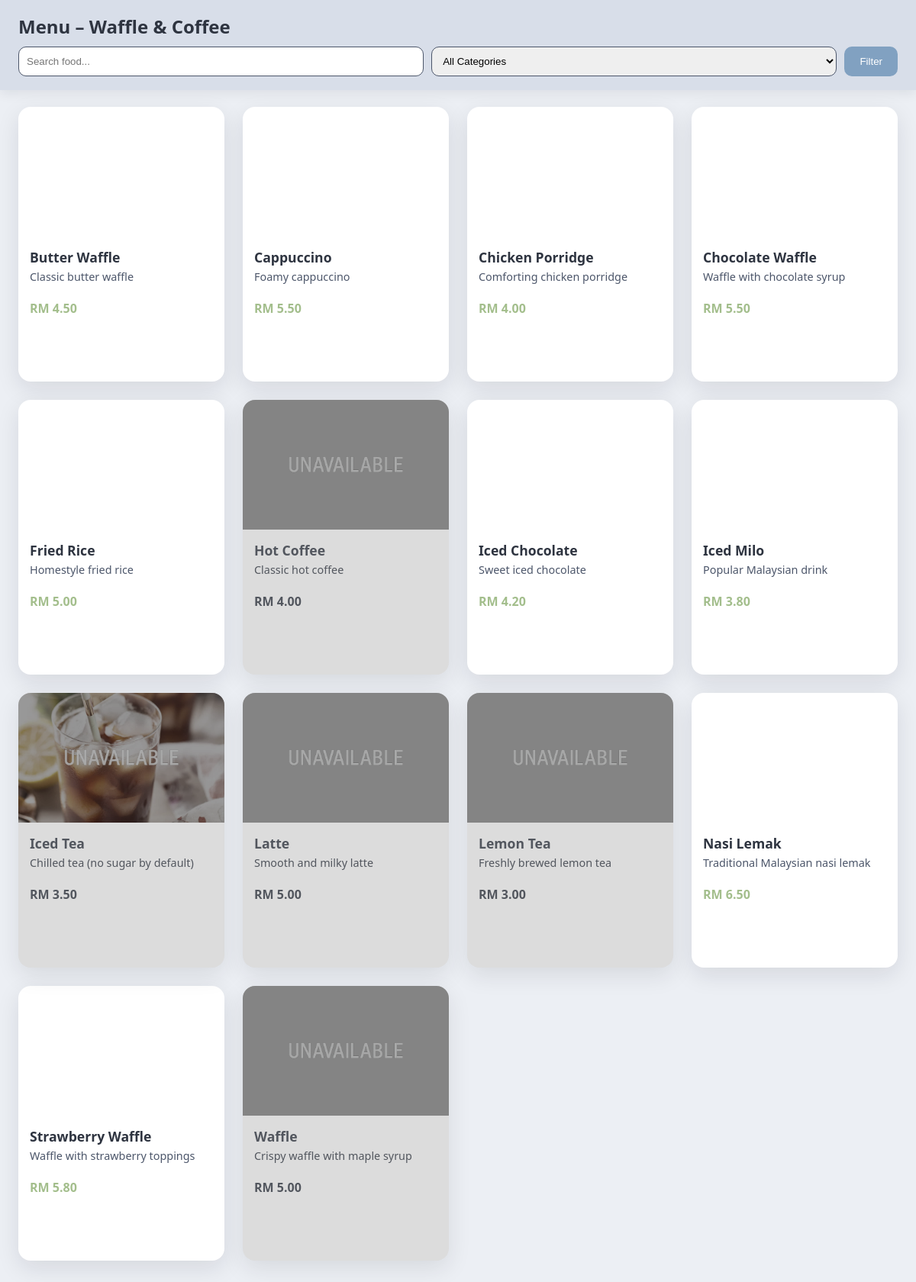
Screenshot of /pages/menu.php?stallid=2 with the database file from the repository.
### tables this page shows
CREATE TABLE `stalls` (
  `StallId` int(11) NOT NULL,
  `StaffId` int(11) NOT NULL,
  `StallName` varchar(100) NOT NULL,
  `Description` text DEFAULT NULL,
  `IsAvailable` tinyint(1) NOT NULL DEFAULT 1,
  `CreatedAt` datetime NOT NULL DEFAULT current_timestamp(),
  `LogoUrl` varchar(255) DEFAULT NULL
);

CREATE TABLE `products` (
  `ProductId` int(11) NOT NULL,
  `StallId` int(11) NOT NULL,
  `CategoryId` int(11) DEFAULT NULL,
  `ProductName` varchar(150) NOT NULL,
  `Description` text DEFAULT NULL,
  `UnitPrice` decimal(10,2) NOT NULL,
  `IsAvailable` tinyint(1) NOT NULL DEFAULT 1,
  `IsUnlimitedStock` tinyint(1) NOT NULL DEFAULT 0,
  `Stock` int(11) NOT NULL DEFAULT 0
);

### pages/menu.php (the view, shortened to what this page needs)
<?php
include '../configs/db.php';
$stallId = $_GET['stallid'] ?? null;
$search         = $_GET['search']   ?? '';
$params = [':stallid' => $stallId];
$sql = "SELECT
            p.*,
            s.StallName,
            c.CategoryName,
            (SELECT ImageURL
             FROM productimages pi
             WHERE pi.ProductId = p.ProductId
             LIMIT 1) AS ImageURL
        FROM products p
        JOIN stalls s ON p.StallId = s.StallId
        LEFT JOIN categories c ON p.CategoryId = c.CategoryId
        WHERE s.StallId = :stallid
          AND s.IsAvailable = 1";
$sql .= " ORDER BY p.ProductName ASC";
$stmt = $db->prepare($sql);
$stmt->execute($params);
$products = $stmt->fetchAll(PDO::FETCH_ASSOC);
?>
<!DOCTYPE html>
<html lang="en">
<head>
<link rel="stylesheet" href="../assets/css/root.css">
</head>
<body>
<div class="menu-header">
    <h2>Menu – <?php echo htmlspecialchars($products[0]['StallName'] ?? ''); ?></h2>
    <form class="filter-bar" method="GET">
        <input type="text" name="search" placeholder="Search food..."
               value="<?php echo htmlspecialchars($search); ?>" class="filter-input">
        <select name="category" class="filter-select">
            <option value="">All Categories</option>
        </select>
        <button class="filter-btn">Filter</button>
    </form>
</div>
<div class="grid-container" id="menu-grid">
<?php foreach ($products as $p): ?>
    <?php
        $img = $p['ImageURL']
            ? "../assets" . $p['ImageURL']
            : "../assets/images/products/placeholder_food.png";
        $isUnavailable = ($p['IsAvailable'] == 0);
    ?>
    <div class="card <?php echo $isUnavailable ? 'unavailable' : ''; ?>"
         data-id="<?php echo $p['ProductId']; ?>"
         <?php if (!$isUnavailable): ?>
             onclick="location.href='product_details.php?product_id=<?php echo $p['ProductId']; ?>'"
         <?php endif; ?>
    >
        <div class="card-img" style="background-image:url('<?php echo $img; ?>');">
            <div class="unavailable-layer <?php echo $isUnavailable ? '' : 'hidden-unavailable'; ?>">
                <img src="http://localhost/U-Order/assets/images/unavailable.png">
            </div>
        </div>
        <div class="card-body">
            <div class="card-title"><?php echo htmlspecialchars($p['ProductName']); ?></div>
            <div class="card-desc"><?php echo htmlspecialchars($p['Description']); ?></div>
            <div class="price-tag">RM <?php echo number_format($p['UnitPrice'], 2); ?></div>
        </div>
    </div>
<?php endforeach; ?>
</div>
</body>
</html>

### assets/css/root.css (style rules this page uses)
:root { --polar-1: #2e3440; --polar-2: #3b4252; --polar-3: #434c5e; --polar-4: #4c566a; --snow-1: #d8dee9; --snow-2: #e5e9f0; --snow-3: #eceff4; --frost-1: #8fbcbb; --frost-2: #88c0d0; --frost-3: #81a1c1; --frost-4: #5e81ac; --aurora-red: #bf616a; --aurora-orange: #d08770; --aurora-yellow: #ebcb8b; --aurora-green: #a3be8c; --aurora-purple: #b48ead; --white: #ffffff; --black: #000000; --radius-lg: 16px; --radius-md: 10px; --shadow-soft: 0 10px 30px rgba(15, 23, 42, 0.10); --shadow-small: 0 4px 15px rgba(15, 23, 42, 0.08); --font-main: system-ui, -apple-system, BlinkMacSystemFont, "Segoe UI", sans-serif; }

### pages/menu.php (style rules this page uses)
body { background: var(--snow-3); font-family: var(--font-main); margin: 0; }
.menu-header { background: var(--snow-1); padding: 18px 24px; box-shadow: var(--shadow-small); margin-bottom: 22px; }
.menu-header h2 { margin: 0 0 10px 0; color: var(--polar-1); }
.filter-bar { display: flex; gap: 10px; }
.filter-input, .filter-select { padding: 10px; border-radius: var(--radius-md); border: 1px solid var(--polar-4); flex: 1; min-width: 200px; }
.filter-btn { background: var(--frost-3); color: white; padding: 10px 20px; border-radius: var(--radius-md); border: none; }
.grid-container { display: grid; grid-template-columns: repeat(auto-fill, minmax(260px, 1fr)); gap: 24px; padding: 0 24px 60px; }
.card { background: white; border-radius: var(--radius-lg); overflow: hidden; box-shadow: var(--shadow-soft); cursor: pointer; height: 360px; transition: 0.25s; display: flex; flex-direction: column; }
.card.unavailable { background: #dcdcdc; filter: grayscale(0.6); cursor: not-allowed; }
.card.unavailable .card-title, .card.unavailable .card-desc, .card.unavailable .price-tag { color: var(--polar-4) !important; }
.card-img { height: 170px; background-size: cover; background-position: center; position: relative; }
.unavailable-layer { position: absolute; inset: 0; background: rgba(0,0,0,0.40); display: flex; align-items: center; justify-content: center; }
.unavailable-layer img { width: 65%; opacity: 0.9; }
.card-body { padding: 15px; display: flex; flex-direction: column; }
.card-title { font-size: 1.1rem; font-weight: bold; margin-bottom: 4px; color: var(--polar-1); white-space: nowrap; overflow: hidden; text-overflow: ellipsis; }
.card-desc { font-size: 0.9rem; color: var(--polar-4); height: 40px; overflow: hidden; }
.price-tag { font-weight: bold; margin-top: auto; color: var(--aurora-green); }

### rows the page displays
stalls: StallName "Waffle & Coffee"
products: ProductName "Butter Waffle", Description "Classic butter waffle", UnitPrice "4.50"
products: ProductName "Cappuccino", Description "Foamy cappuccino", UnitPrice "5.50"
products: ProductName "Chicken Porridge", Description "Comforting chicken porridge", UnitPrice "4.00"
products: ProductName "Chocolate Waffle", Description "Waffle with chocolate syrup", UnitPrice "5.50"
products: ProductName "Fried Rice", Description "Homestyle fried rice", UnitPrice "5.00"
products: ProductName "Hot Coffee", Description "Classic hot coffee", UnitPrice "4.00"
products: ProductName "Iced Chocolate", Description "Sweet iced chocolate", UnitPrice "4.20"
products: ProductName "Iced Milo", Description "Popular Malaysian drink", UnitPrice "3.80"
products: shows a picture, ProductName "Iced Tea", Description "Chilled tea (no sugar by default)", UnitPrice "3.50"
products: ProductName "Latte", Description "Smooth and milky latte", UnitPrice "5.00"
products: ProductName "Lemon Tea", Description "Freshly brewed lemon tea", UnitPrice "3.00"
products: ProductName "Nasi Lemak", Description "Traditional Malaysian nasi lemak", UnitPrice "6.50"
products: ProductName "Strawberry Waffle", Description "Waffle with strawberry toppings", UnitPrice "5.80"
products: ProductName "Waffle", Description "Crispy waffle with maple syrup", UnitPrice "5.00"
